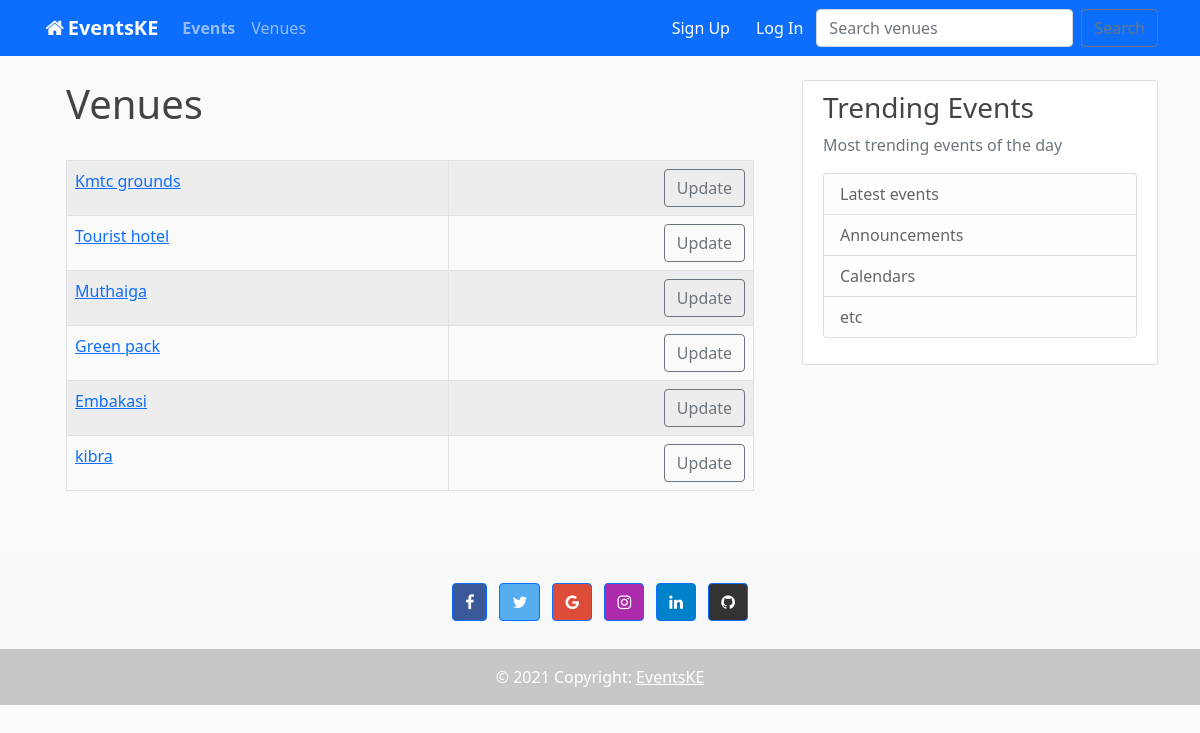
Page /list_venues/ on the committed database.
### Events/models.py (models this page shows)
class Venue(models.Model):
    name = models.CharField('Venue Name', max_length=120)
    region = models.CharField('region', max_length=60, null= True)
    address = models.CharField(max_length=50)
    zip_code = models.CharField('zip code',max_length=60,)
    website = models.CharField('Website Adress',max_length=60,blank=True)
    phone_number = models.CharField('Contact number',max_length=12,blank=True)
    email_address = models.EmailField('Email Address',blank=True)
    def __str__(self):
        return self.name

### Events/views.py (the view)
# urls.py: path('list_venues/', views.list_venues, name='list venues'),
def list_venues(request):
    venue_list = Venue.objects.all()
    return render(request, 'Events/venue.html', {
        'venue_list': venue_list
    })

### Events/templates/Events/venue.html
{% extends 'Events/base.html' %}
{% block content %}
<div class="container">
    <h1>Venues</h1><br/>
        <table class="table table-hover table-striped table-bordered">
            {% for venue in venue_list %}
               <tr>
                    <td>
                        <a href="{% url 'show venue' venue.id %}">{{venue}} </a>
                    </td>
                   <td align="right">
                       <a href="{% url 'update venue' venue.id %}">
                           <button class="btn btn-outline-secondary" type="submit">Update</button>
                       </a>
                   </td>
               </tr>
            {% endfor %}
        </table>
</div>
{% endblock %}

### Events/static/css/main.css (style rules this page uses)
body { background: #fafafa; color: #333333; margin-top: 5rem; }
h1, h2, h3, h4, h5, h6 { color: #444444; }

### rows in the picture
Venue: name "Kmtc grounds"
Venue: name "Tourist hotel"
Venue: name "Muthaiga"
Venue: name "Green pack"
Venue: name "Embakasi"
Venue: name "kibra"
